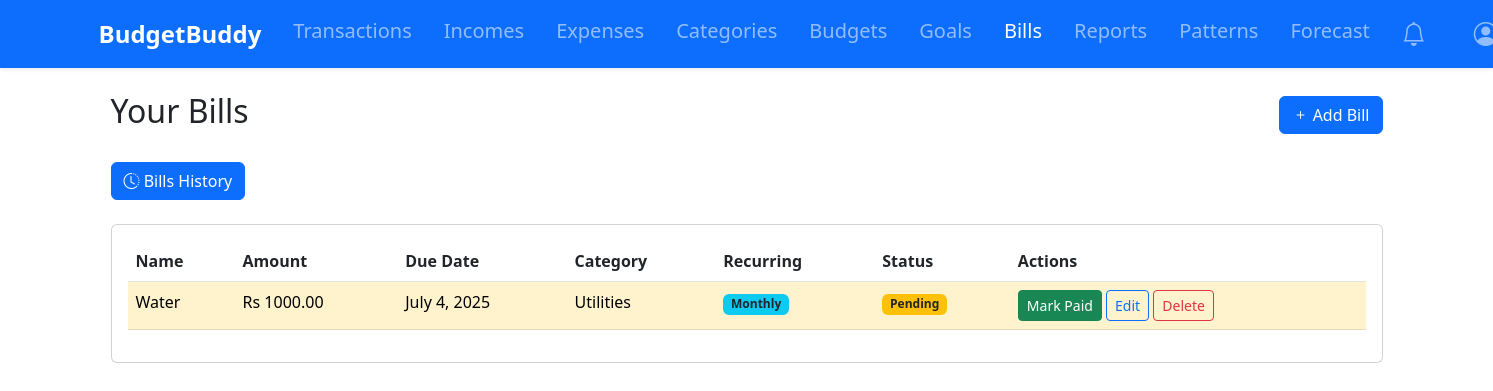
Page /bills/ (signed in) on the earlier database version.
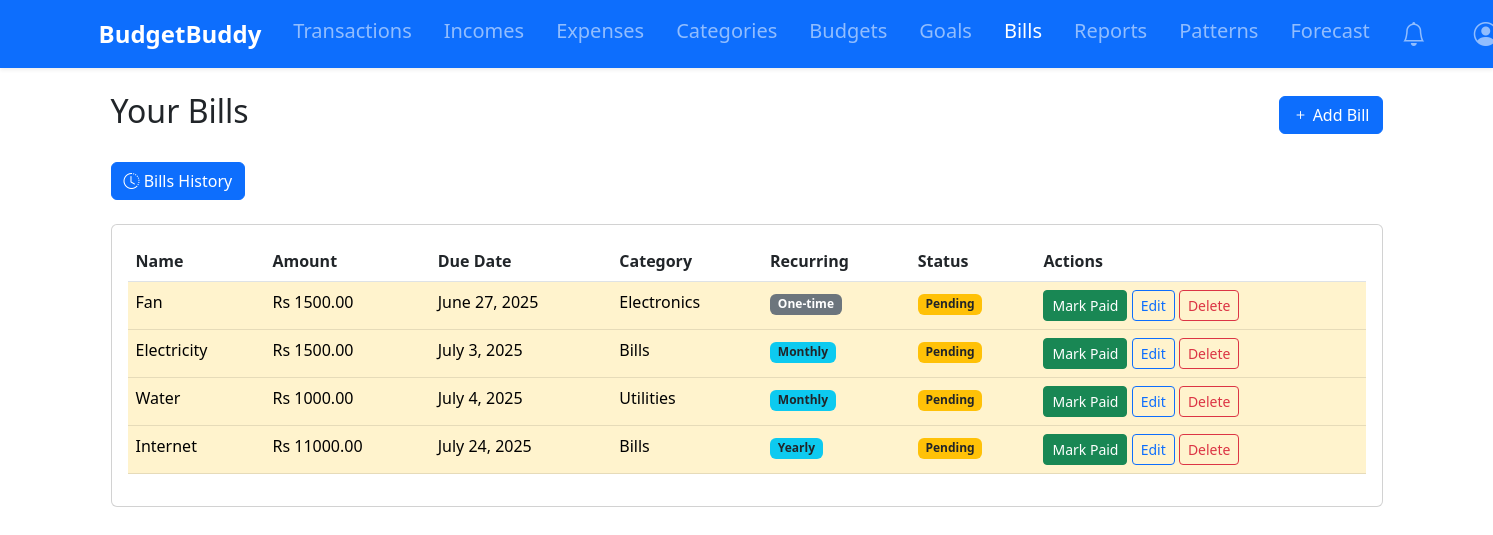
Same page on the later database version.
### tracker/models.py (models this page shows, shortened)
class Bill(models.Model):
    user = models.ForeignKey(User, on_delete=models.CASCADE)
    name = models.CharField(max_length=100)
    amount = models.DecimalField(max_digits=10, decimal_places=2)
    due_date = models.DateField()
    is_paid = models.BooleanField(default=False)
    paid_date = models.DateField(null=True, blank=True)
    category = models.ForeignKey(Category, on_delete=models.SET_NULL, null=True)
    recurring = models.BooleanField(default=False)
    recurring_frequency = models.CharField(max_length=20, blank=True, choices=[
        ('WEEKLY', 'Weekly'),
        ('MONTHLY', 'Monthly'),
        ('YEARLY', 'Yearly')
    ])

class Category(models.Model):
    name = models.CharField(max_length=100)
    user = models.ForeignKey(User, on_delete=models.CASCADE)
    CATEGORY_TYPES = [
        ('IN', 'Income'),
        ('EX', 'Expense'),
    ]
    category_type = models.CharField(max_length=2, choices=CATEGORY_TYPES)
    def __str__(self):
        return f"{self.name} ({self.get_category_type_display()})"

### tracker/views.py (the view)
# urls.py: path('bills/', bill_list, name='bill_list'),
@login_required
def bill_list(request):
    bills = Bill.objects.filter(
        user=request.user,
        is_paid = False,
        recurring = False
    ).order_by('due_date')
    bills = Bill.objects.filter(user=request.user, is_paid = False).order_by('due_date')
    return render(request, 'tracker/bill_list.html', {'bills': bills})

### tracker/context_processors.py (called while the page is built)
def notifications_count(request):
    if request.user.is_authenticated:
        return {
            'unread_notifications_count': Notification.objects.filter(
                user=request.user,
                is_read=False
            ).count()
        }
    return {'unread_notifications_count': 0}

### tracker/models.py (called while the page is built)
    def progress(self):
        expenses = Transaction.objects.filter(
            user=self.user,
            category=self.category,
            date__gte=self.start_date,
            date__lte=self.end_date
        ).aggregate(total=models.Sum('amount'))['total'] or 0
        return (expenses / self.amount) * 100 if self.amount else 0

    def progress(self):
        return (self.current_amount / self.target_amount) * 100 if self.target_amount else 0

### tracker/utils.py (called while the page is built, shortened)
def should_send_notification(notification_type, user, message):
    now = timezone.now()
    threshold = {
        'BUDGET': timedelta(hours=12),
        'GOAL': timedelta(days=1),
        'BILL': timedelta(days=1)
    }.get(notification_type, timedelta(days=1))
    existing = Notification.objects.filter(
        user=user,
        notification_type=notification_type,
        message=message,
        is_active=True
    ).order_by('-last_sent').first()
    if not existing:
        return True
    if existing.repeat_frequency == 'ONCE':
        return False
    elif existing.repeat_frequency == 'DAILY' and (now - existing.last_sent) >= timedelta(days=1):
        return True
    elif existing.repeat_frequency == 'WEEKLY' and (now - existing.last_sent) >= timedelta(weeks=1):
        return True
    return False

def create_notification(user, message, notification_type, repeat_frequency='ONCE'):
    if should_send_notification(notification_type, user, message):
        Notification.objects.create(
            user=user,
            message=message,
            notification_type=notification_type,
            repeat_frequency=repeat_frequency
        )

def check_bill_reminders(user):
    try:
        prefs = NotificationPreference.objects.get(user=user)
    except NotificationPreference.DoesNotExist:
        prefs = NotificationPreference(user=user)
    if not prefs.bill_reminders:
        return
    upcoming_bills = Bill.objects.filter(
        user=user,
        is_paid=False,
        due_date__lte=timezone.now().date() + timedelta(days=prefs.bill_days_prior)
    )

### templates/tracker/bill_list.html
{% extends 'base.html' %}
{% block content %}
<div class="container">
    <div class="d-flex justify-content-between align-items-center mb-4">
        <h2>Your Bills</h2>
        <a href="{% url 'add_bill' %}" class="btn btn-primary">
            <i class="bi bi-plus"></i> Add Bill
        </a>
    </div>
    <div class="d-flex justify-content-between align-items-center mb-4">
        <a href="{% url 'bill_history' %}" class="btn btn-primary">
            <i class="bi bi-clock-history"></i> Bills History
        </a>
    </div>
    <div class="card">
        <div class="card-body">
           <table class="table">
                <thead>
                    <tr>
                        <th>Name</th>
                        <th>Amount</th>
                        <th>Due Date</th>
                        <th>Category</th>
                        <th>Recurring</th>
                        <th>Status</th>
                        <th>Actions</th>
                    </tr>
                </thead>
                <tbody>
                    {% for bill in bills %}
                   {% if not bill.is_paid or not bill.recurring %}
                    <tr class="{% if not bill.is_paid and bill.due_date < today %}table-danger{% elif not bill.is_paid %}table-warning{% endif %}">
                        <td>{{ bill.name }}</td>
                        <td>Rs {{ bill.amount }}</td>
                        <td>{{ bill.due_date }}</td>
                        <td>{{ bill.category.name|default:"-" }}
                        <td>
                            {% if bill.recurring %}
                                <span class="badge bg-info text-dark">{{ bill.get_recurring_frequency_display }}</span>
                            {% else %}
                                <span class="badge bg-secondary">One-time</span>
                           {% endif %}
                        </td>
                        <td>
                            {% if bill.is_paid %}
                                <span class="badge bg-success">Paid</span>
                            {% else %}
                                <span class="badge bg-warning text-dark">Pending</span>
                            {% endif %}
                        </td>
                        <td>
                            {% if not bill.is_paid %}
                                <a href="{% url 'mark_bill_paid' bill.id %}" class="btn btn-sm btn-success">
                                    Mark Paid
                                </a>
                            {% endif %}
                            <a href="{% url 'edit_bill' bill.id %}" class="btn btn-sm btn-outline-primary">Edit</a>
                            <a href="{% url 'delete_bill' bill.id %}" class="btn btn-sm btn-outline-danger">Delete</a>
                    </tr>
                    {% endif %}
                    {% empty %}
                    <tr>
                        <td colspan="5" class="text-center">No bills found</td>
                    </tr>
                    {% endfor %}
                </tbody>
            </table>
        </div>
    </div>
</div>
{% endblock %}

### templates/base.html (shortened to what this page needs)
{% load static %}
<!DOCTYPE html>
<html lang="en">
<head>
    <link href="https://cdn.jsdelivr.net/npm/bootstrap@5.3.0/dist/css/bootstrap.min.css" rel="stylesheet">
    <link rel="stylesheet" href="https://cdn.jsdelivr.net/npm/bootstrap-icons@1.10.0/font/bootstrap-icons.css">
</head>
<body>
    <nav class="navbar navbar-expand-lg navbar-dark bg-primary shadow-sm">
    <div class="container">
        <a class="navbar-brand fw-bold fs-4" href="{% url 'dashboard' %}">BudgetBuddy</a>
        <div class="collapse navbar-collapse" id="navbarNav">
        <ul class="navbar-nav me-auto mb-2 mb-lg-0">
            <li class="nav-item">
                <a class="nav-link fs-5 py-2 px-3 {% if request.resolver_match.url_name == 'transactions' %}active{% endif %}"
                    href="{% url 'transactions' %}" aria-current="{% if request.resolver_match.url_name == 'transactions' %}page{% endif %}">
                    Transactions
                </a>
            </li>
            <li class="nav-item">
                <a class="nav-link fs-5 py-2 px-3 {% if request.resolver_match.url_name == 'incomes' %}active{% endif %}"
                    href="{% url 'incomes' %}" aria-current="{% if request.resolver_match.url_name == 'incomes' %}page{% endif %}">
                    Incomes
                </a>
            </li>
            <li class="nav-item">
                <a class="nav-link fs-5 py-2 px-3 {% if request.resolver_match.url_name == 'expenses' %}active{% endif %}"
                    href="{% url 'expenses' %}" aria-current="{% if request.resolver_match.url_name == 'expenses' %}page{% endif %}">
                    Expenses
                </a>
            </li>
            <li class="nav-item">
                <a class="nav-link fs-5 py-2 px-3 {% if request.resolver_match.url_name == 'categories' %}active{% endif %}"
                    href="{% url 'categories' %}" aria-current="{% if request.resolver_match.url_name == 'categories' %}page{% endif %}">
                    Categories
                </a>
            </li>
            <li class="nav-item">
                <a class="nav-link fs-5 py-2 px-3 {% if request.resolver_match.url_name == 'budgets' %}active{% endif %}"
                    href="{% url 'budgets' %}" aria-current="{% if request.resolver_match.url_name == 'budgets' %}page{% endif %}">
                    Budgets
                </a>
            </li>
            <li class="nav-item">
                <a class="nav-link fs-5 py-2 px-3 {% if request.resolver_match.url_name == 'goals' %}active{% endif %}"
                    href="{% url 'goals' %}" aria-current="{% if request.resolver_match.url_name == 'goals' %}page{% endif %}">
                    Goals
                </a>
            </li>
            <li class="nav-item">
                <a class="nav-link fs-5 py-2 px-3 {% if request.resolver_match.url_name == 'bill_list' %}active{% endif %}"
                    href="{% url 'bill_list' %}" aria-current="{% if request.resolver_match.url_name == 'bill_list' %}page{% endif %}">
                    Bills
                </a>
            </li>
            <li class="nav-item">
                <a class="nav-link d-flex align-items-center fs-5 py-2 px-3 {% if request.resolver_match.url_name == 'reports' %}active{% endif %}"
                    href="{% url 'reports' %}" aria-current="{% if request.resolver_match.url_name == 'reports' %}page{% endif %}">
                    Reports
                </a>
            </li>
            <li class="nav-item">
                <a class="nav-link fs-5 py-2 px-3 {% if request.resolver_match.url_name == 'spending_patterns' %}active{% endif %}"
                    href="{% url 'spending_patterns' %}" aria-current="{% if request.resolver_match.url_name == 'spending_patterns' %}page{% endif %}">
                    Patterns
                </a>
            </li>
            <li class="nav-item">
                <a class="nav-link fs-5 py-2 px-3 {% if request.resolver_match.url_name == 'expense_forecast' %}active{% endif %}"
                    href="{% url 'expense_forecast' %}" aria-current="{% if request.resolver_match.url_name == 'expense_forecast' %}page{% endif %}">
                    Forecast
                </a>
            </li>
            <li class="nav-item position-relative">
            <a class="nav-link fs-5 py-2 px-3 {% if request.resolver_match.url_name == 'notifications' %}active{% endif %}" href="{% url 'notifications' %}" aria-label="Notifications">
                <i class="bi bi-bell fs-4" aria-hidden="true"></i>
            </a>
            </li>
        </ul>
        <ul class="navbar-nav ms-3">
            <li class="nav-item dropdown">
            <a class="nav-link dropdown-toggle fs-5 py-2 px-3" href="#" id="userDropdown" role="button" data-bs-toggle="dropdown" aria-expanded="false">
                <i class="bi bi-person-circle fs-4 me-1"></i>
            </a>
            </li>
        </ul>
        </div>
    </div>
    </nav>
    <div class="container mt-4">
        {% block content %}{% endblock %}
    </div>
</body>
</html>

Differences in the rows shown:
added Bill: name "Fan", amount "1500.00", due_date "June 27, 2025", category.name "Electronics", recurring "One-time", is_paid "Pending"
added Bill: name "Electricity", amount "1500.00", due_date "July 3, 2025", category.name "Bills", recurring_frequency "Monthly", is_paid "Pending"
added Bill: name "Internet", amount "11000.00", due_date "July 24, 2025", category.name "Bills", recurring_frequency "Yearly", is_paid "Pending"
